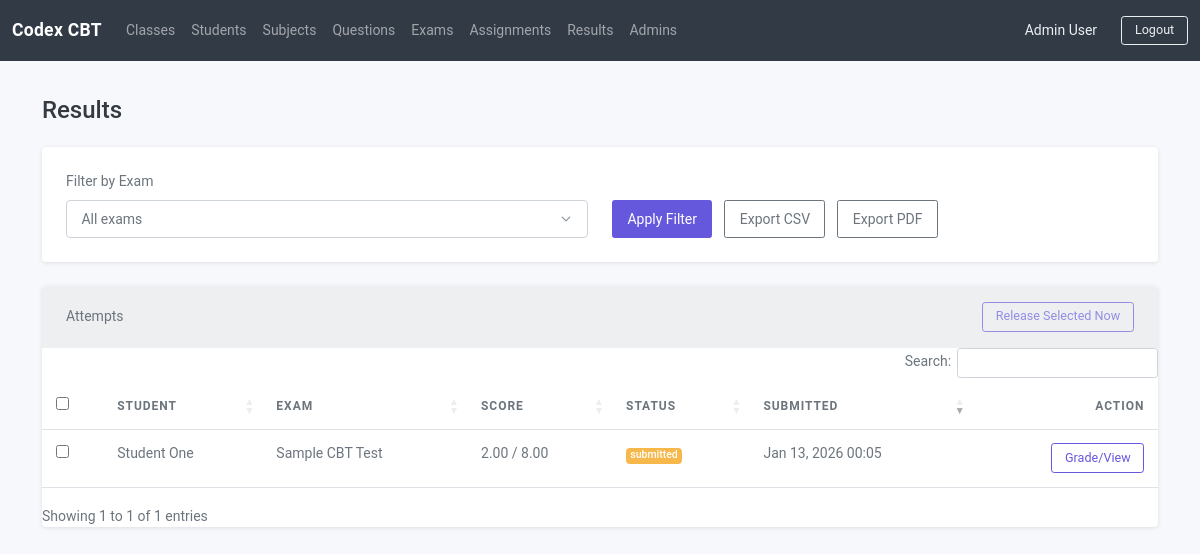
Screenshot of /admin/results.php (signed in) with the database file from the repository.
### tables this page shows
CREATE TABLE exam_attempts (
    id INT AUTO_INCREMENT PRIMARY KEY,
    exam_id INT NOT NULL,
    student_id INT NOT NULL,
    attempt_number INT NOT NULL DEFAULT 1,
    started_at DATETIME NOT NULL,
    submitted_at DATETIME NULL,
    status ENUM('in_progress','submitted','graded') NOT NULL DEFAULT 'in_progress',
    score DECIMAL(8,2) NOT NULL DEFAULT 0,
    total_marks DECIMAL(8,2) NOT NULL DEFAULT 0,
    CONSTRAINT fk_attempts_exam FOREIGN KEY (exam_id) REFERENCES exams(id),
    CONSTRAINT fk_attempts_student FOREIGN KEY (student_id) REFERENCES students(id)
);

CREATE TABLE students (
    id INT AUTO_INCREMENT PRIMARY KEY,
    class_id INT NOT NULL,
    full_name VARCHAR(150) NOT NULL,
    reg_no VARCHAR(60) NOT NULL UNIQUE,
    email VARCHAR(120) NOT NULL UNIQUE,
    password_hash VARCHAR(255) NOT NULL,
    status ENUM('active','inactive') NOT NULL DEFAULT 'active',
    created_at DATETIME NOT NULL DEFAULT CURRENT_TIMESTAMP,
    CONSTRAINT fk_students_class FOREIGN KEY (class_id) REFERENCES classes(id)
);

CREATE TABLE exams (
    id INT AUTO_INCREMENT PRIMARY KEY,
    title VARCHAR(200) NOT NULL,
    subject_id INT NOT NULL,
    instructions TEXT NULL,
    start_at DATETIME NOT NULL,
    end_at DATETIME NOT NULL,
    duration_minutes INT NOT NULL,
    question_count INT NOT NULL,
    randomize TINYINT(1) NOT NULL DEFAULT 1,
    allow_multiple_attempts TINYINT(1) NOT NULL DEFAULT 0,
    max_attempts INT NOT NULL DEFAULT 1,
    show_result ENUM('immediate','after_release') NOT NULL DEFAULT 'after_release',
    result_release_at DATETIME NULL,
    created_at DATETIME NOT NULL DEFAULT CURRENT_TIMESTAMP,
    CONSTRAINT fk_exams_subject FOREIGN KEY (subject_id) REFERENCES subjects(id)
);

### connections/meekro/db.class.php (called while the page is built, shortened)
<?php
class DB {
  protected static $mdb = null;
  public static function getMDB() {
    $mdb = DB::$mdb;
    if ($mdb === null) {
      $mdb = DB::$mdb = new MeekroDB();
    }
    $mdb->sync_config();
    return $mdb;
  }
  public static function __callStatic($name, $args) {
    $fn = array(DB::getMDB(), $name);
    return call_user_func_array($fn, $args);
  }
}
class MeekroDB {
public  $encoding = 'utf8';
  public $connect_options = array(MYSQLI_OPT_CONNECT_TIMEOUT => 30);
  public $internal_mysql = null;
  public $num_rows = 0;
  public function __construct($host=null, $user=null, $password=null, $dbName=null, $port=null, $encoding=null, $socket=null)  {
    if ($encoding === null) $encoding = DB::$encoding;
    $this->encoding = $encoding;
  }
  public function get() {
    $mysql = $this->internal_mysql;
    if (!($mysql instanceof MySQLi)) {
      $mysql = new mysqli();
      foreach ($this->connect_options as $key => $value) {
        $mysql->options($key, $value);
      }
      $mysql->set_charset($this->encoding);
      $this->internal_mysql = $mysql;
    }
    return $mysql;
  }
  function runHook($type, $args=array()) {
    if ($type == 'pre_parse') {
      $query = $args['query'];
      $args = $args['args'];
      return array($query, $args);
    }
    else if ($type == 'pre_run') {
      $query = $args['query'];
      return $query;
    }
  }
  function parse($query) {
    $args = func_get_args();
    array_shift($args);
    $query = trim($query);
    if (! $args) return $query;
    $query = '';
    return $query;
  }
  public function query() { return $this->queryHelper(array('assoc' => true), func_get_args()); }
  protected function queryHelper($opts, $args) {
    $query = array_shift($args);
    $opts_fullcols = (isset($opts['fullcols']) && $opts['fullcols']);
    $opts_raw = (isset($opts['raw']) && $opts['raw']);
    $opts_assoc = (isset($opts['assoc']) && $opts['assoc']);
    $opts_walk = (isset($opts['walk']) && $opts['walk']);
    $is_buffered = !($opts_raw || $opts_walk);
    list($query, $args) = $this->runHook('pre_parse', array('query' => $query, 'args' => $args));
    $sql = call_user_func_array(array($this, 'parse'), array_merge(array($query), $args));
    $sql = $this->runHook('pre_run', array('query' => $sql));
    $db = $this->get();
    $starttime = microtime(true);
    $result = $db->query($sql, $is_buffered ? MYSQLI_STORE_RESULT : MYSQLI_USE_RESULT);
    $runtime = microtime(true) - $starttime;
    $runtime = sprintf('%f', $runtime * 1000);
    if ($is_buffered && ($result instanceof MySQLi_Result)) $this->num_rows = $result->num_rows;
    else $this->num_rows = null;
    $Exception = null;
    $hookHash = array('query' => $sql, 'runtime' => $runtime);
    if ($Exception) {
      $hookHash['exception'] = $Exception;
      $hookHash['error'] = $Exception->getMessage();
    } else if ($this->num_rows) {
      $hookHash['rows'] = $this->num_rows;
    } else {
      $hookHash['affected'] = $db->affected_rows;
    }
    $return = array();
    while ($row = ($opts_assoc ? $result->fetch_assoc() : $result->fetch_row())) {
      $return[] = $row;
    }
    return $return;
  }
}
?>

### app/bootstrap.php (called while the page is built, shortened)
<?php
function format_dt($datetime) {
    return date('M d, Y H:i', strtotime($datetime));
}

### admin/results.php (the view, shortened to what this page needs)
<?php
require_once __DIR__ . '/header.php';
$exam_id = (int)($_GET['exam_id'] ?? 0);
if ($exam_id) {
    $attempts = DB::query('
        SELECT exam_attempts.*, exams.title, students.full_name
        FROM exam_attempts
        JOIN exams ON exams.id=exam_attempts.exam_id
        JOIN students ON students.id=exam_attempts.student_id
        WHERE exam_attempts.exam_id=%i
        ORDER BY exam_attempts.started_at DESC
    ', $exam_id);
} else {
    $attempts = DB::query('
        SELECT exam_attempts.*, exams.title, students.full_name
        FROM exam_attempts
        JOIN exams ON exams.id=exam_attempts.exam_id
        JOIN students ON students.id=exam_attempts.student_id
        ORDER BY exam_attempts.started_at DESC
    ');
}
?>
<h3 class="mb-3">Results</h3>
<div class="card shadow-sm mb-3">
    <div class="card-body">
        <form method="get" class="row g-3 align-items-end">
            <div class="col-md-6">
                <label class="form-label">Filter by Exam</label>
                <select name="exam_id" class="form-select">
                    <option value="0">All exams</option>
                </select>
            </div>
            <div class="col-md-6 d-flex gap-2">
                <button class="btn btn-primary" type="submit">Apply Filter</button>
                <a class="btn btn-outline-secondary" href="/cbt/admin/export_results.php?format=csv&exam_id=<?php echo $exam_id; ?>">Export CSV</a>
                <a class="btn btn-outline-secondary" href="/cbt/admin/export_results.php?format=pdf&exam_id=<?php echo $exam_id; ?>">Export PDF</a>
            </div>
        </form>
    </div>
</div>
<div class="card shadow-sm">
    <div class="card-header d-flex justify-content-between align-items-center">
        <span>Attempts</span>
        <button class="btn btn-sm btn-outline-primary" type="submit" form="bulkReleaseForm" id="bulkReleaseBtn" disabled>Release Selected Now</button>
    </div>
    <div class="card-body p-0">
        <table class="table mb-0" id="resultsTable">
            <thead>
                <tr>
                    <th><input type="checkbox" id="selectAllResults"></th>
                    <th>Student</th>
                    <th>Exam</th>
                    <th>Score</th>
                    <th>Status</th>
                    <th>Submitted</th>
                    <th class="text-end">Action</th>
                </tr>
            </thead>
            <tbody>
                <?php foreach ($attempts as $attempt): ?>
                    <tr>
                        <td>
                            <input type="checkbox" class="row-check" name="attempt_ids[]" value="<?php echo (int)$attempt['id']; ?>" form="bulkReleaseForm">
                        </td>
                        <td><?php echo htmlspecialchars($attempt['full_name']); ?></td>
                        <td><?php echo htmlspecialchars($attempt['title']); ?></td>
                        <td><?php echo number_format($attempt['score'], 2) . ' / ' . number_format($attempt['total_marks'], 2); ?></td>
                        <td>
                            <span class="badge bg-<?php echo $attempt['status'] === 'graded' ? 'success' : 'warning'; ?>">
                                <?php echo htmlspecialchars($attempt['status']); ?>
                            </span>
                        </td>
                        <td><?php echo format_dt($attempt['submitted_at']); ?></td>
                        <td class="text-end">
                            <a class="btn btn-sm btn-outline-primary" href="/cbt/admin/grade.php?attempt_id=<?php echo (int)$attempt['id']; ?>">Grade/View</a>
                        </td>
                    </tr>
                <?php endforeach; ?>
            </tbody>
        </table>
    </div>
</div>
<link rel="stylesheet" href="/cbt/assets/libs/datatables/css/dataTables.bootstrap5.min.css">
<?php require_once __DIR__ . '/footer.php'; ?>

### assets/css/app.css (style rules this page uses)
:root { --cbt-primary: #0b6efd; --cbt-dark: #0f172a; --cbt-accent: #f59e0b; }
body { background: #f6f8fb; }
.table thead th { font-size: 12px; text-transform: uppercase; letter-spacing: 0.08em; }

### rows the page displays
exam_attempts: student.full_name "Student One", exam.title "Sample CBT Test", score "2.00", total_marks "8.00", status "submitted", submitted_at "Jan 13, 2026 00:05"

### other values shown
$_SESSION['admin']['name'] "Admin User"
